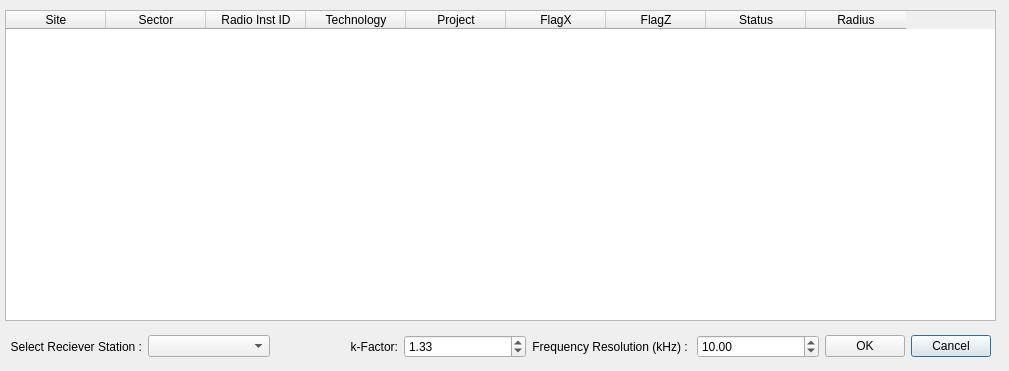
<?xml version="1.0" encoding="UTF-8"?>
<ui version="4.0">
 <class>ConfirmSpectral</class>
 <widget class="QDialog" name="ConfirmSpectral">
  <property name="geometry">
   <rect>
    <x>0</x>
    <y>0</y>
    <width>1009</width>
    <height>371</height>
   </rect>
  </property>
  <property name="windowTitle">
   <string>Spectral Interference Analysis</string>
  </property>
  <property name="windowIcon">
   <iconset>
    <normaloff>:/QRap/Spectral.png</normaloff>:/QRap/Spectral.png</iconset>
  </property>
  <widget class="QTableWidget" name="tableInstallations">
   <property name="geometry">
    <rect>
     <x>5</x>
     <y>10</y>
     <width>991</width>
     <height>311</height>
    </rect>
   </property>
   <property name="minimumSize">
    <size>
     <width>911</width>
     <height>0</height>
    </size>
   </property>
   <column>
    <property name="text">
     <string>Site</string>
    </property>
   </column>
   <column>
    <property name="text">
     <string>Sector</string>
    </property>
   </column>
   <column>
    <property name="text">
     <string>Radio Inst ID</string>
    </property>
   </column>
   <column>
    <property name="text">
     <string>Technology</string>
    </property>
   </column>
   <column>
    <property name="text">
     <string>Project</string>
    </property>
   </column>
   <column>
    <property name="text">
     <string>FlagX</string>
    </property>
   </column>
   <column>
    <property name="text">
     <string>FlagZ</string>
    </property>
   </column>
   <column>
    <property name="text">
     <string>Status</string>
    </property>
   </column>
   <column>
    <property name="text">
     <string>Radius</string>
    </property>
   </column>
  </widget>
  <widget class="QWidget" name="layoutWidget">
   <property name="geometry">
    <rect>
     <x>10</x>
     <y>330</y>
     <width>981</width>
     <height>33</height>
    </rect>
   </property>
   <layout class="QHBoxLayout" name="horizontalLayout">
    <item>
     <widget class="QLabel" name="lblRx">
      <property name="text">
       <string>Select Reciever Station :</string>
      </property>
      <property name="alignment">
       <set>Qt::AlignRight|Qt::AlignTrailing|Qt::AlignVCenter</set>
      </property>
     </widget>
    </item>
    <item>
     <widget class="QComboBox" name="comboRx"/>
    </item>
    <item>
     <widget class="QLabel" name="lblkFactor">
      <property name="text">
       <string>k-Factor:</string>
      </property>
      <property name="alignment">
       <set>Qt::AlignRight|Qt::AlignTrailing|Qt::AlignVCenter</set>
      </property>
     </widget>
    </item>
    <item>
     <widget class="QDoubleSpinBox" name="doublekFactor">
      <property name="toolTip">
       <string extracomment="Indication of roundness of the effective earth with respect to the real earth."/>
      </property>
      <property name="minimum">
       <double>-2.000000000000000</double>
      </property>
      <property name="maximum">
       <double>20.000000000000000</double>
      </property>
      <property name="value">
       <double>1.330000000000000</double>
      </property>
     </widget>
    </item>
    <item>
     <widget class="QLabel" name="lblFreqRes">
      <property name="text">
       <string>Frequency Resolution (kHz) : </string>
      </property>
      <property name="alignment">
       <set>Qt::AlignRight|Qt::AlignTrailing|Qt::AlignVCenter</set>
      </property>
     </widget>
    </item>
    <item>
     <widget class="QDoubleSpinBox" name="doubleFreqRes">
      <property name="toolTip">
       <string extracomment="The resolution in kHz at which the plot must be displayed and calculated"/>
      </property>
      <property name="minimum">
       <double>0.010000000000000</double>
      </property>
      <property name="maximum">
       <double>1000.000000000000000</double>
      </property>
      <property name="value">
       <double>10.000000000000000</double>
      </property>
     </widget>
    </item>
    <item>
     <layout class="QGridLayout">
      <item row="0" column="1">
       <widget class="QPushButton" name="pushCancel">
        <property name="text">
         <string>Cancel</string>
        </property>
       </widget>
      </item>
      <item row="0" column="0">
       <widget class="QPushButton" name="pushOk">
        <property name="text">
         <string>OK</string>
        </property>
       </widget>
      </item>
     </layout>
    </item>
   </layout>
  </widget>
 </widget>
 <resources>
  <include location="../qrap.qrc"/>
 </resources>
 <connections/>
</ui>
